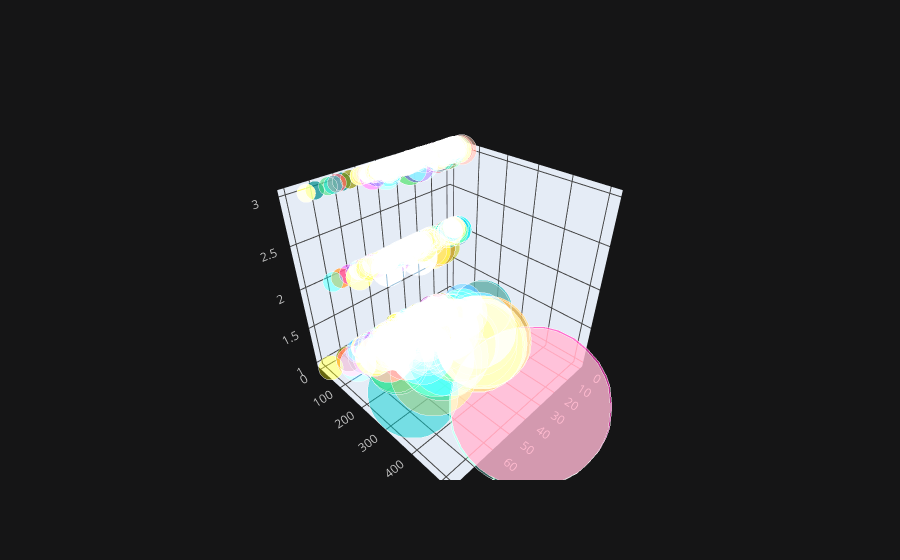

The notebook cell saved with this chart:
### Code cell
df2.iplot(x='age',y='fare',z='pclass',kind='bubble3d',size='fare')

### Figure 1 — Plotly figure (JSON) as saved in the notebook; plotly's stock layout.template omitted (floating-point values rounded to 4 significant figures; data arrays with more than 128 entries replaced by an {"elided": "..."} marker saying what was removed)
{"data": [{"marker": {"color": {"elided": "891 str values"}, "opacity": 0.8, "size": {"elided": "891 int values"}, "symbol": "circle"}, "mode": "markers", "text": {"elided": "891 str values"}, "type": "scatter3d", "x": {"elided": "891 float values"}, "y": {"elided": "891 float values"}, "z": {"elided": "891 int values"}}], "layout": {"legend": {"bgcolor": "#151516", "font": {"color": "#D9D9D9"}}, "paper_bgcolor": "#151516", "plot_bgcolor": "#151516", "scene": {"xaxis": {"gridcolor": "#434343", "showgrid": true, "tickfont": {"color": "#C2C2C2"}, "title": {"font": {"color": "#D9D9D9"}, "text": ""}, "zerolinecolor": "#666570"}, "yaxis": {"gridcolor": "#434343", "showgrid": true, "tickfont": {"color": "#C2C2C2"}, "title": {"font": {"color": "#D9D9D9"}, "text": ""}, "zerolinecolor": "#666570"}, "zaxis": {"gridcolor": "#434343", "showgrid": true, "tickfont": {"color": "#C2C2C2"}, "title": {"font": {"color": "#D9D9D9"}, "text": ""}, "zerolinecolor": "#666570"}}, "title": {"font": {"color": "#D9D9D9"}}}}
